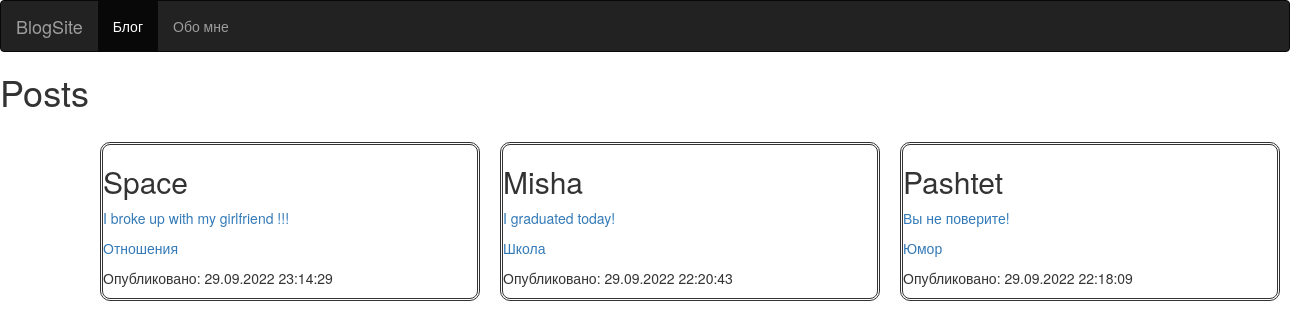
/blog_post/, run on an earlier commit of the app's database.
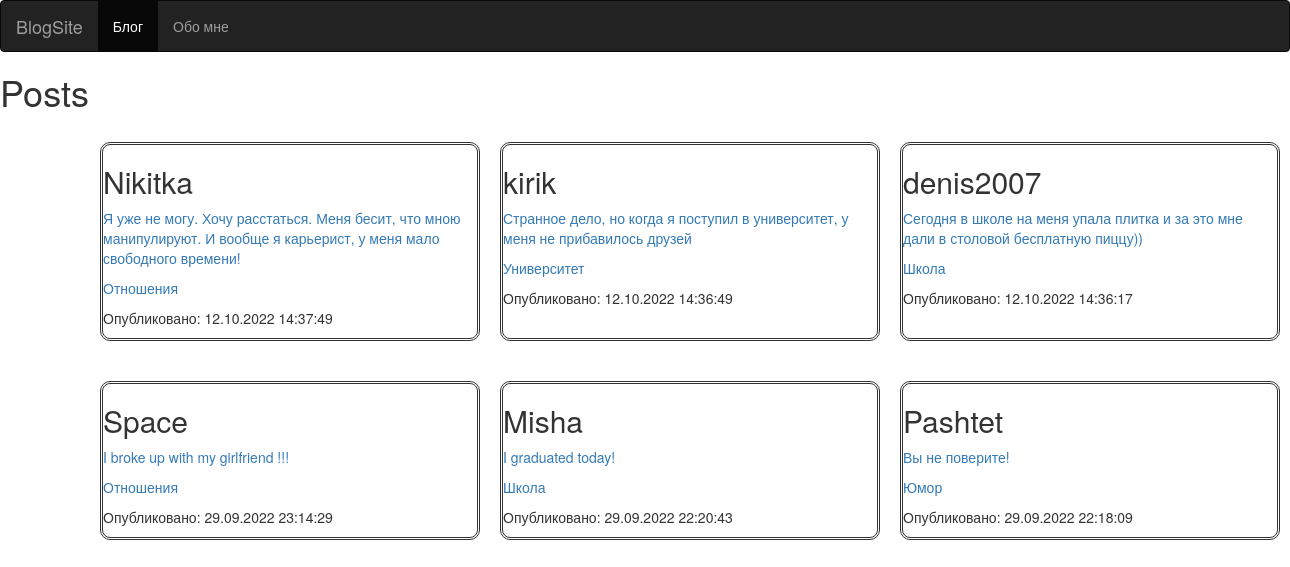
And on a later commit of the database.
### blog_post/models.py (models this page shows, shortened)
class Post(models.Model):
    nickname = models.CharField(max_length=16, verbose_name='Ник')
    content = models.TextField(null=False, blank=False, verbose_name="Новость")
    published = models.DateTimeField(auto_now_add=True, db_index=True,
    verbose_name="Опубликовано")
    rubric = models.ForeignKey('Rubric', null=True, on_delete=models.PROTECT,
    verbose_name='Рубрика')
    class Meta:
        verbose_name_plural = "Посты"
        verbose_name = "Пост"
        ordering = ['-published']

class Rubric(models.Model):
    name = models.CharField(max_length=20, db_index=True,
    verbose_name='Название')
    class Meta:
        verbose_name_plural = 'Рубрики'
        verbose_name = 'Рубрика'
        ordering = ['name']

### blog_post/views.py (the view)
# urls.py: path('', index, name='index'),
def index(request):
    posts = Post.objects.all()
    rubrics = Rubric.objects.all()
    context = {'posts': posts, 'rubrics': rubrics}
    return render(request, 'index.html', context)

### blog_post/templates/index.html (shortened to what this page needs)
<html lang="en">
<head>
    <link rel="stylesheet" href="https://maxcdn.bootstrapcdn.com/bootstrap/3.4.1/css/bootstrap.min.css">
    <script src="https://maxcdn.bootstrapcdn.com/bootstrap/3.4.1/js/bootstrap.min.js"></script></head>
</head>
<body>
    <nav class="navbar navbar-inverse">
        <div class="container-fluid">
          <div class="navbar-header">
            <a class="navbar-brand" href="#">BlogSite</a>
          </div>
          <ul class="nav navbar-nav">
            <li class="active"><a href="/blog_post/">Блог</a></li>
            <li><a href="{% url 'about' %}">Обо мне</a></li>
          </ul>
        </div>
      </nav>
    <h1>Posts</h1>
    <div style="
        margin-top: 30px;
        width: 1280px;
        display: grid;
        grid-template-columns: 1fr 1fr 1fr;
        column-gap: 20px;
        row-gap: 40px;
        padding-left: 100px;
        padding-right: 0px;
    ">
        {% for p in posts %}
        <div style="
            border-radius: 10px;
            border: double;
        ">
            <h2>{{ p.nickname }}</h2>
            <p><a href="{% url 'by_post' p.pk %}">{{ p.content }}</a></p>
            <p><a href="{% url 'by_rubric' p.rubric.pk %}">
                {{ p.rubric.name }}
            </a></p>
            <p>Опубликовано: {{ p.published|date:"d.m.Y H:i:s" }}</p>
        </div>
        {% endfor %}
    </div>
</body>
</html>

What changed in the data, as far as the page shows it:
added Post: nickname "Nikitka", content "Я уже не могу. Хочу расстаться. Меня бесит, что мною манипулируют. И вообще я карьерист, у меня мало свободного времени!", rubric.name "Отношения", published "12.10.2022 14:37:49"
added Post: nickname "kirik", content "Странное дело, но когда я поступил в университет, у меня не прибавилось друзей", rubric.name "Университет", published "12.10.2022 14:36:49"
added Post: nickname "denis2007", content "Сегодня в школе на меня упала плитка и за это мне дали в столовой бесплатную пиццу))", rubric.name "Школа", published "12.10.2022 14:36:17"
